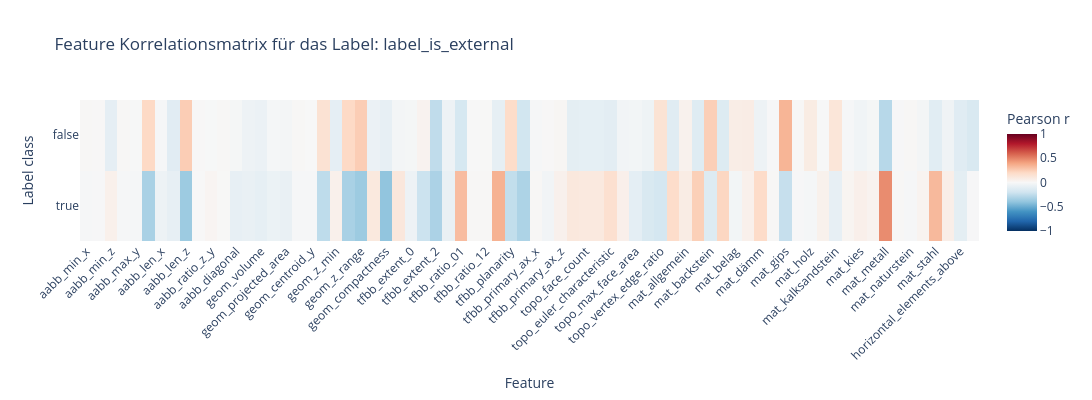

The cell this chart's notebook holds for it:
### Code cell
# plot feature-label correlation heatmap for label_predefined_type label
plot_feature_label_correlation(
    df,
    height=400,
    feature_keys=ALL_FEATURE_KEYS,
    label_col="label_is_external",
    save="feature_label_is_external_correlation_heatmap",
    chapter="appendix"
)

### Figure 1 — Plotly figure (JSON) as saved in the notebook; plotly's stock layout.template omitted (floating-point values rounded to 4 significant figures; data arrays with more than 128 entries replaced by an {"elided": "..."} marker saying what was removed)
{"data": [{"coloraxis": "coloraxis", "hovertemplate": "Feature: %{x}<br>Label class: %{y}<br>Pearson r: %{z}<extra></extra>", "name": "0", "type": "heatmap", "x": ["aabb_min_x", "aabb_min_y", "aabb_min_z", "aabb_max_x", "aabb_max_y", "aabb_max_z", "aabb_len_x", "aabb_len_y", "aabb_len_z", "aabb_ratio_z_x", "aabb_ratio_z_y", "aabb_ratio_x_y", "aabb_diagonal", "aabb_volume", "geom_volume", "geom_surface_area", "geom_projected_area", "geom_centroid_x", "geom_centroid_y", "geom_centroid_z", "geom_z_min", "geom_z_max", "geom_z_range", "geom_ratio_area_vol", "geom_compactness", "geom_layer_count", "tfbb_extent_0", "tfbb_extent_1", "tfbb_extent_2", "tfbb_volume", "tfbb_ratio_01", "tfbb_ratio_02", "tfbb_ratio_12", "tfbb_linearity", "tfbb_planarity", "tfbb_sphericity", "tfbb_primary_ax_x", "tfbb_primary_ax_y", "tfbb_primary_ax_z", "topo_vertex_count", "topo_face_count", "topo_unique_edge_count", "topo_euler_characteristic", "topo_genus", "topo_max_face_area", "topo_avg_face_area", "topo_vertex_edge_ratio", "topo_connected_components", "mat_allgemein", "mat_aluminium", "mat_backstein", "mat_bekleidung", "mat_belag", "mat_beton", "mat_dämm", "mat_foamglas", "mat_gips", "mat_glas", "mat_holz", "mat_werkstoff", "mat_kalksandstein", "mat_keramik", "mat_kies", "mat_kunststein", "mat_metall", "mat_mörtel", "mat_naturstein", "mat_putz", "mat_stahl", "mat_zement", "horizontal_elements_above", "horizontal_elements_below"], "xaxis": "x", "y": ["false", "true"], "yaxis": "y", "z": {"elided": "2x72 float values"}}], "layout": {"coloraxis": {"cmax": 1, "cmid": 0, "cmin": -1, "colorbar": {"title": {"text": "Pearson r"}}, "colorscale": [[0, "rgb(5,48,97)"], [0.1, "rgb(33,102,172)"], [0.2, "rgb(67,147,195)"], [0.3, "rgb(146,197,222)"], [0.4, "rgb(209,229,240)"], [0.5, "rgb(247,247,247)"], [0.6, "rgb(253,219,199)"], [0.7, "rgb(244,165,130)"], [0.8, "rgb(214,96,77)"], [0.9, "rgb(178,24,43)"], [1, "rgb(103,0,31)"]]}, "height": 400, "margin": {}, "title": {"text": "Feature Korrelationsmatrix für das Label: label_is_external"}, "width": 1400, "xaxis": {"anchor": "y", "domain": [0, 1], "tickangle": -45, "title": {"text": "Feature"}}, "yaxis": {"anchor": "x", "autorange": "reversed", "domain": [0, 1], "title": {"text": "Label class"}}}}
